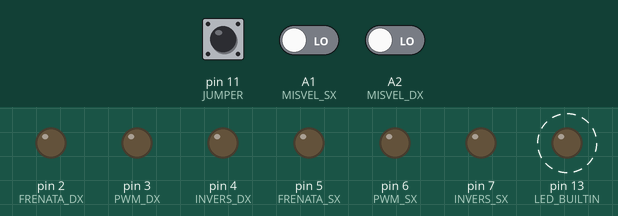
Bench run of a sketch on a simulated Arduino Uno, built with avr-gcc and run on an emulated ATmega328P. On the bench: output pins drawn as LEDs (lit = HIGH). Dashed ring = blinking. The inputs (shaded band) are chosen by the test bench; at power-on: pin 11 (JUMPER) HIGH, A1 (MISVEL_SX) LOW, A2 (MISVEL_DX) LOW. What the sketch prints to the serial monitor is not drawn.

Above: at 0.76 s.
1.3 s: pin 11 (JUMPER) pulled LOW for 0.15 s
At 1.37 s:
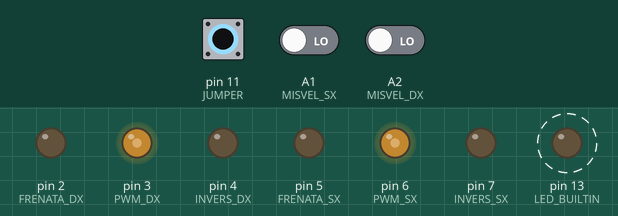
4.3 s: pin 11 (JUMPER) pulled LOW for 1 s
At 6.04 s:
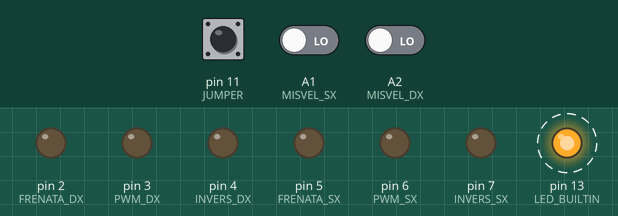
7.3 s: pin 11 (JUMPER) pulled LOW for 3.2 s
At 7.89 s:
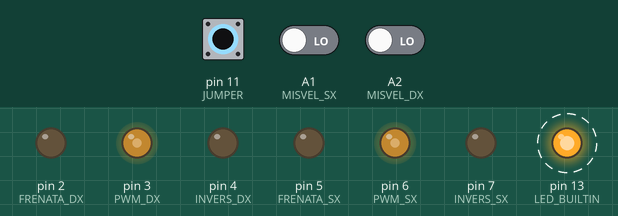
Timing chart, 0 to 18.0 s (numbered marks = the images above; inputs shaded):
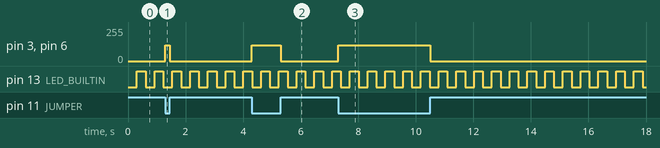

Measured:
- after the input at 1.3 s, pin 3 (PWM_DX), pin 6 (PWM_SX): 0/255 → 120/255 at once, → 0/255 0.15 s later
- after the input at 4.3 s, pin 3 (PWM_DX), pin 6 (PWM_SX): 0/255 → 120/255 at once, → 0/255 1.0 s later
- after the input at 7.3 s, pin 3 (PWM_DX), pin 6 (PWM_SX): 0/255 → 120/255 at once, → 0/255 3.2 s later
- by itself, pin 13 (LED_BUILTIN): alternates HIGH for 0.31 s and LOW for 0.31 s

The sketch:

TestSpeedDet.ino
```cpp
  /***
 * DIY Self Balancing Scooter ATR
 *
 * Test lettura detectors di velocità.
 * Utilizza le connessioni effettive realizzate dalla scheda di
 * interfaccia Arduino/Controllers
 *
 * By Alberto Trentadue 2018
 */

// Pin dei PWM di controllo brushless
#define PWM_DX 3
#define FRENATA_DX 2
#define INVERS_DX 4
#define MISVEL_DX A2
#define PWM_SX 6
#define FRENATA_SX 5
#define INVERS_SX 7
#define MISVEL_SX A1
#define JUMPER 11

//Livello di throttle via PWM
int pwm_throttle = 120;

//Costanti del rivelatore di velocità
byte stato_riv_vel_dx = LOW;
byte stato_riv_vel_sx = LOW;
int cnt_periodo_dx = 0;
int cnt_periodo_sx = 0;
//Numero massimo di conteggi oltre il quale la ruota si considera quasi ferma
#define MAX_PERIODO_RIV 120
int vel_dx = 0;
int vel_sx = 0;

//Livello batteria
int livello_batt = 0;

#define CICLI_HEART 100 // cicli da attendere per l'heartbeat
byte cnt_heart = CICLI_HEART;
byte heart = 0;
#define CICLI_COMM 5 // cicli da attendere per comunicare i dati
byte cnt_comm = CICLI_COMM;

void setup() {
  // initialize serial communications at 9600 bps:
  Serial.begin(115200);

  pinMode(FRENATA_DX, OUTPUT);
  pinMode(FRENATA_SX, OUTPUT);
  pinMode(INVERS_DX, OUTPUT);
  pinMode(INVERS_SX, OUTPUT);
  pinMode(LED_BUILTIN, OUTPUT);
  pinMode(JUMPER, INPUT_PULLUP);
  pinMode(MISVEL_DX, INPUT);
  pinMode(MISVEL_SX, INPUT);

  digitalWrite(FRENATA_DX, 0);
  digitalWrite(FRENATA_SX, 0);
  digitalWrite(INVERS_SX, 0);
  digitalWrite(INVERS_DX, 0);

  //Il pwm parte da zero
  analogWrite(PWM_DX, 0);
  analogWrite(PWM_SX, 0);

  stato_riv_vel_dx = digitalRead(MISVEL_DX);
  stato_riv_vel_sx = digitalRead(MISVEL_SX);
}

void loop() {
  if (digitalRead(JUMPER) == LOW) {
      analogWrite(PWM_DX, pwm_throttle);
      analogWrite(PWM_SX, pwm_throttle);
  }
  else {
      analogWrite(PWM_DX, 0);
      analogWrite(PWM_SX, 0);
  }

  rivela_velocita();
  report_status();
  heartbeat();

  delay(3);
}

//calcola il periodo dalle onde quadre dei rivelatori
void rivela_velocita(void)
{
  byte x;

  //Transizione ad ogni cambio di livello, si assume duty al 50%
  //DESTRA
  x = digitalRead(MISVEL_DX);
  if (stato_riv_vel_dx == x)
    if (cnt_periodo_dx < MAX_PERIODO_RIV) cnt_periodo_dx++;
    else vel_dx = 0;
  else {
    vel_dx = (MAX_PERIODO_RIV * 10 / cnt_periodo_dx);
    cnt_periodo_dx = 0;
  }
  stato_riv_vel_dx = x;

  //SINISTRA
  x = digitalRead(MISVEL_SX);
  if (stato_riv_vel_sx == x)
    if (cnt_periodo_sx < MAX_PERIODO_RIV) cnt_periodo_sx++;
    else vel_sx = 0;
  else {
    vel_sx = (MAX_PERIODO_RIV * 10 / cnt_periodo_sx);
    cnt_periodo_sx = 0;
  }
  stato_riv_vel_sx = x;

}


/**
   Scrive lo stato del programma sulla seriale
   Eseguito ogni CICLI_REPORT iterazioni
*/
void report_status(void)
{
  cnt_comm--;
  if (cnt_comm == 0) {
    //Serial.print(F(";Td;")); Serial.print(pwm_throttle, DEC);
    Serial.print(F(";VD;")); Serial.print(vel_dx, DEC);
    Serial.print(F(";VS;")); Serial.print(vel_sx, DEC);
    Serial.println();

    cnt_comm = CICLI_COMM;
  }
}


/**
  Heartbeat on the built_in Led
*/
void heartbeat()
{
  cnt_heart--;
  if (cnt_heart == 0) {
    heart++;
    digitalWrite(LED_BUILTIN, bitRead(heart, 0));
    cnt_heart = CICLI_HEART;
  }
}
```
